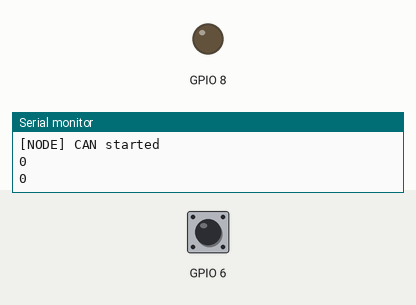
The program below on a simulated ESP32-C3. On the bench: output pins drawn as LEDs (lit = HIGH), the last lines printed to the serial monitor. Inputs (shaded band) come from the test bench; at power-on: GPIO 6 HIGH. No CAN messages arrive unless stated.

Above: at 1.4 s.
1.5 s: GPIO 6 pulled LOW for 0.15 s
At 3.3 s:
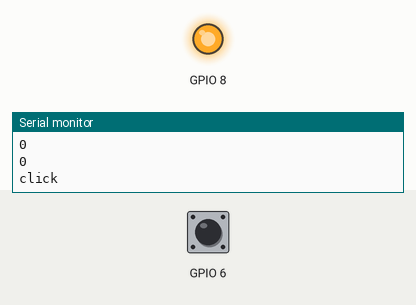
3.6 s: GPIO 6 pulled LOW for 1 s
At 6.3 s:
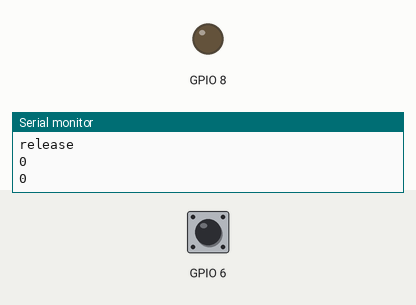
Timing chart, 0 to 7.8 s (numbered marks = the images above; inputs shaded):
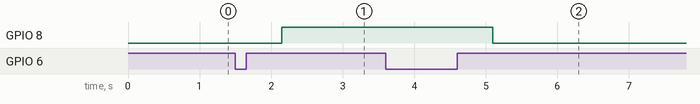

The program:

main.cpp
```cpp
#include <Arduino.h>
#include "driver/twai.h"
#include <stdint.h>
#include <string.h>
#include "./config/constants.h"
#include "debug_serial.h"
#include "./can/can_bus.h"
#include "./node/node.h"

void setup()
{
  setup_serial();
  delay(200);

  debug_print_text("[NODE] boot");

  const bool can_ok = setup_can();
  if (!can_ok)
  {
    debug_print_text("[NODE] CAN init failed");
  }
  else
  {
    debug_print_text("[NODE] CAN started");
  }

  setup_node();
}

void loop()
{
  loop_can();
  loop_node();
  delay(1);
}
```

can_bus.cpp
```cpp
#include <Arduino.h>
#include "driver/twai.h"
#include <stdint.h>
#include <string.h>
#include "can_bus.h"
#include "../config/constants.h"
#include "debug_serial.h"
#include "can_parser.h"
#include "can_tx.h"
#include "./node/node.h"

static bool should_accept_msg(uint32_t can_id)
{

    const uint8_t dst = can_dst_from_id(can_id);
    return (dst == NODE_ID) || (dst == BROADCAST_NODE_ID);
}

bool setup_can()
{
    twai_general_config_t g_config = TWAI_GENERAL_CONFIG_DEFAULT(
        CAN_TX_PIN,
        CAN_RX_PIN,
        TWAI_MODE_NORMAL);

    g_config.rx_queue_len = 32;
    g_config.tx_queue_len = 16;
    g_config.alerts_enabled = TWAI_ALERT_NONE;
    g_config.clkout_divider = 0;

    twai_timing_config_t t_config = TWAI_TIMING_CONFIG_50KBITS();
    twai_filter_config_t f_config = TWAI_FILTER_CONFIG_ACCEPT_ALL();

    if (twai_driver_install(&g_config, &t_config, &f_config) != ESP_OK)
    {
        return false;
    }

    if (twai_start() != ESP_OK)
    {
        twai_driver_uninstall();
        return false;
    }

    next_heartbeat_ms = millis() + HEARTBEAT_JITTER_MS;

    return true;
}

static void route_message(const CanMessage &msg)
{
    switch (msg.type)
    {
    case MessageType::Query:
        break;
    default:
        break;
    }
}

static void handle_query_message(const CanMessage &msg)
{
    if (msg.channel == 0)
    {
        send_heartbeat();
    }
}

static void process_can_rx()
{
    twai_message_t msg;
    while (twai_receive(&msg, 0) == ESP_OK)
    {
        debug_print_can_frame("[NODE] RX CAN", msg);
        if (!msg.extd)
        {
            debug_print_text("[NODE] drop: non-extended frame");
            continue;
        }

        if (!should_accept_msg(msg.identifier))
        {
            debug_print_text("[NODE] drop: filtered by DST");
            continue;
        }

        CanMessage parsedMessage = parse_can_frame(msg);
        handle_message(parsedMessage);
    }
}

void loop_can()
{
    process_can_rx();

    unsigned long now = millis();
    if (now >= next_heartbeat_ms)
    {
        send_heartbeat();
    }
}
```

can_bus.h
```cpp
#pragma once
#include "can_message.h"

bool setup_can();
void loop_can();
```

can_message.h
```cpp
#pragma once

#include <Arduino.h>

enum class MessageType : uint8_t
{
    Command = 0x0,
    Status = 0x1,
    Event = 0x2,
    Query = 0x3,
    Acknowledge = 0x4,
    HeartBeat = 0x5,
    Alarm = 0x6
};

enum class MessagePriority : uint8_t
{
    Alarm = 0,
    Command = 3,
    Status = 5,
    Heartbeat = 7
};

struct CanMessage
{
    MessagePriority priority;
    uint8_t src;
    uint8_t dst;
    MessageType type;
    uint8_t channel;
    uint8_t payload[8];
    uint8_t payload_len;
};

struct CommandMessage
{
    uint8_t dst;
    uint8_t channel;
    uint8_t payload[8];
    uint8_t payload_len;
};

struct EventMessage
{
    uint8_t dst;
    uint8_t channel;
    uint8_t payload[8];
    uint8_t payload_len;
};

struct StatusMessage
{
    uint8_t channel;
    uint8_t payload[8];
    uint8_t payload_len;
};
```

can_parser.cpp
```cpp
#include "can_parser.h"

CanMessage parse_can_frame(const twai_message_t &frame)
{
    CanMessage msg{};

    const uint32_t id = frame.identifier;

    msg.priority = can_priority_from_id(id);
    msg.src = can_src_from_id(id);
    msg.dst = can_dst_from_id(id);
    msg.type = can_type_from_id(id);
    msg.channel = can_channel_from_id(id);

    msg.payload_len = frame.data_length_code;

    memcpy(msg.payload, frame.data, msg.payload_len);

    return msg;
}

 bool can_id_is_valid_29(uint32_t can_id)
{
    return (can_id & ~0x1FFFFFFFUL) == 0;
}

 MessagePriority can_priority_from_id(uint32_t can_id)
{
    return static_cast<MessagePriority>((can_id >> 26) & 0x07);
}
 uint8_t can_src_from_id(uint32_t can_id)
{
    return (can_id >> 18) & 0xFF;
}
 uint8_t can_dst_from_id(uint32_t can_id)
{
    return (can_id >> 10) & 0xFF;
}
 MessageType can_type_from_id(uint32_t can_id)
{
    return static_cast<MessageType>((can_id >> 6) & 0x0F);
}
 uint8_t can_channel_from_id(uint32_t can_id)
{
    return can_id & 0x3F;
}
```

can_parser.h
```cpp
#pragma once

#include "can_message.h"
#include "driver/twai.h"

CanMessage parse_can_frame(
    const twai_message_t &frame);

 uint8_t can_dst_from_id(uint32_t id);
 uint8_t can_src_from_id(uint32_t id);
 MessageType can_type_from_id(uint32_t can_id);
 uint8_t can_channel_from_id(uint32_t id);
 MessagePriority can_priority_from_id(uint32_t can_id);
```

can_tx.cpp
```cpp
#include <Arduino.h>
#include "driver/twai.h"
#include "can_tx.h"
#include "../config/constants.h"
#include "./debug_serial.h"
#include "./node/node.h"

uint32_t build_can_id(const CanMessage &msg)
{
    return ((static_cast<uint32_t>(msg.priority) & 0x07) << 26) |
           ((msg.src & 0xFF) << 18) |
           ((msg.dst & 0xFF) << 10) |
           ((static_cast<uint32_t>(msg.type) & 0x0F) << 6) |
           (msg.channel & 0x3F);
}

bool send_message(const CanMessage &msg)
{
    if (ENABLE_DEBUG_LOOPBACK)
    {
        handle_message(const_cast<CanMessage &>(msg));
    }

    twai_message_t frame{};

    frame.extd = 1;
    frame.identifier = build_can_id(msg);

    frame.data_length_code = msg.payload_len;

    memcpy(
        frame.data,
        msg.payload,
        msg.payload_len);
    debug_print_can_frame("[NODE] send message", frame);

    esp_err_t result = twai_transmit(&frame, pdMS_TO_TICKS(100));
    debug_print_text(String(result).c_str());
    return result == ESP_OK;
}

unsigned long next_heartbeat_ms = 0;

bool send_heartbeat()
{
    next_heartbeat_ms = millis() + HEARTBEAT_INTERVAL_MS;

    CanMessage message = {};
    message.priority = MessagePriority::Heartbeat;
    message.src = NODE_ID;
    message.dst = BROADCAST_NODE_ID;
    message.type = MessageType::HeartBeat;
    message.channel = 0;
    message.payload_len = 0;

    return send_message(message);
}

bool send_event(const EventMessage &event)
{
    CanMessage message = {};

    message.src = NODE_ID;
    message.type = MessageType::Event;
    message.priority = MessagePriority::Command;

    message.channel = event.channel;
    message.dst = event.dst;

    message.payload_len = event.payload_len;
    memcpy(
        message.payload,
        event.payload,
        event.payload_len);

    return send_message(message);
}

bool send_command(const CommandMessage &command)
{
    CanMessage message = {};

    message.src = NODE_ID;
    message.type = MessageType::Command;
    message.priority = MessagePriority::Command;

    message.channel = command.channel;
    message.dst = command.dst;

    message.payload_len = command.payload_len;
    memcpy(
        message.payload,
        command.payload,
        command.payload_len);

    return send_message(message);
}

bool send_status(const StatusMessage &status)
{
    CanMessage message = {};

    message.src = NODE_ID;
    message.type = MessageType::Status;
    message.priority = MessagePriority::Status;

    message.dst = BROADCAST_NODE_ID;

    message.channel = status.channel;
    message.payload_len = status.payload_len;
    memcpy(
        message.payload,
        status.payload,
        status.payload_len);

    return send_message(message);
}
```

can_tx.h
```cpp
#pragma once

#include "can_message.h"

bool send_heartbeat();

bool send_event(const EventMessage &event);

bool send_command(const CommandMessage &command);

bool send_status(const StatusMessage &status);

bool send_message(const CanMessage &msg);

extern unsigned long next_heartbeat_ms;
```

button_channel.cpp
```cpp
#include "button_channel.h"
#include <Arduino.h>
#include "./can/can_tx.h"
#include "./config/constants.h"
#include "./debug_serial.h"
#define DEBOUNCE_TIMEOUT_MS 30
#define LONG_PRESS_MS 500
#define PRESS_REPEAT_MS 2000
#define CONTINUOUS_MODE_CLICK_TIMEOUT 500
#define CONTINUOUS_MODE_LONG_CLICK_TIMEOUT 1000
#define DOUBLE_CLICK_TIMEOUT 250

ButtonChannel::ButtonChannel(int pin, uint8_t channel)
{
    _pin = pin;
    _channel = channel;
}

void ButtonChannel::setup()
{

    pinMode(_pin, INPUT_PULLUP);
}

void ButtonChannel::loop()
{
    bool current_state =
        digitalRead(_pin);
    unsigned long now = millis();
    if (current_state != _last_state)
    {

        if (now - _last_change_ms >= DEBOUNCE_TIMEOUT_MS)
        {
            _last_change_ms = now;
            _last_state = current_state;

            if (current_state == LOW)
            {
                handle_press();
            }
            else
            {
                handle_release();
            }
        }
    }

    if (!_pressed)
    {

        if (_click_count > 0)
        {
            unsigned long releasedTime = now - _release_time;
            if (releasedTime > DOUBLE_CLICK_TIMEOUT)
            {
                if (_click_count > 1)
                {
                    emit_event(ButtonPressType::DoubleClick);
                    debug_print_text("double click");
                }
                else
                {
                    emit_event(ButtonPressType::Click);
                    debug_print_text("click (timeout)");
                }
                _click_count = 0;
            }
        }

        return;
    }

    unsigned long durationFromFirstPress = now - _press_time;

    if (durationFromFirstPress >= _continuous_mode_timeout && _status != ButtonStatus::Continuous)
    {
        _status = ButtonStatus::Continuous;
        debug_print_text("continuous");
        emit_event(ButtonPressType::ContinuousPress);
    }

    unsigned long durationFromLastPress = now - _last_press_event_ms;
    if (_pressed && _status == ButtonStatus::Continuous && durationFromLastPress >= PRESS_REPEAT_MS)
    {
        _last_press_event_ms = now;
        emit_event(ButtonPressType::ContinuousPress);
        debug_print_text("continuous");
    }
}

void ButtonChannel::register_action(ButtonAction action)
{
    if (_action_count >= MAX_ACTIONS)
    {
        return;
    }

    if (action.pressType == ButtonPressType::Click && _continuous_mode_timeout < CONTINUOUS_MODE_CLICK_TIMEOUT)
    {
        _continuous_mode_timeout = CONTINUOUS_MODE_CLICK_TIMEOUT;
    }
    else if (action.pressType == ButtonPressType::LongClick)
    {
        _continuous_mode_timeout = CONTINUOUS_MODE_LONG_CLICK_TIMEOUT;
    }

    if (action.pressType == ButtonPressType::DoubleClick)
    {
        _has_dobule_click = true;
    }

    _actions[_action_count] = action;
    _action_count++;
}
void ButtonChannel::handle_message(CanMessage &message)
{
}

void ButtonChannel::handle_press()
{
    _pressed = true;
    _press_time = millis();
    _last_press_event_ms = _press_time;
    _status = ButtonStatus::Pressed;
    debug_print_text("pressed");
}

void ButtonChannel::handle_release()
{
    _release_time = millis();
    _pressed = false;
    debug_print_text("idle");
    if (_status == ButtonStatus::Continuous)
    {
        debug_print_text("release");
        emit_event(ButtonPressType::Release);
        _status = ButtonStatus::Idle;

        return;
    }
    _status = ButtonStatus::Idle;

    uint32_t duration = millis() - _press_time;

    if (duration >= LONG_PRESS_MS)
    {
        emit_event(ButtonPressType::LongClick);
        debug_print_text("long click");
    }
    else
    {
        if (!_has_dobule_click)
        {
            emit_event(ButtonPressType::Click);
            debug_print_text("click");
            _click_count = 0;
        }
        else
        {
            _click_count++;
        }
    }
}

void ButtonChannel::emit_event(ButtonPressType type)
{
    for (uint8_t i = 0; i < _action_count; i++)
    {
        ButtonAction &action = _actions[i];
        if (action.pressType == type)
        {
            ButtonChannel::handle_action(action);
        }
    }
}

void ButtonChannel::handle_action(ButtonAction &action)
{
    switch (action.actionType)
    {
    case ButtonActionType::SendCommand:
    {
        CommandMessage commandMessage = {};
        commandMessage.channel = action.command_channel;
        commandMessage.dst = action.command_dst;

        commandMessage.payload_len = action.command_payload_len;
        memcpy(
            commandMessage.payload,
            action.command_payload,
            action.command_payload_len);
        send_command(commandMessage);

        break;
    }
    case ButtonActionType::SendEvent:
    {
        EventMessage eventMessage = {};
        eventMessage.channel = _channel;
        eventMessage.dst = action.event_dst;
        eventMessage.payload[0] = static_cast<uint8_t>(action.pressType);
        eventMessage.payload_len = 1;
        send_event(eventMessage);
        break;
    }
    default:
        break;
    }
}
```

button_channel.h
```cpp
#pragma once
#include <Arduino.h>
#include "./can/can_message.h"

enum class ButtonPressType : uint8_t
{
    ContinuousPress = 0,
    Release = 1,
    Click = 2,
    LongClick = 3,
    DoubleClick = 4
};

enum class ButtonActionType : uint8_t
{
    None,
    SendCommand,
    SendEvent
};

enum class ButtonStatus : uint8_t
{
    Idle,
    Pressed,
    Continuous
};

struct ButtonAction
{
    ButtonPressType pressType;
    ButtonActionType actionType = ButtonActionType::None;
    uint8_t command_dst = 0;
    uint8_t command_channel = 0;
    uint8_t command_payload[8] = {};
    uint8_t command_payload_len = 0;
    uint8_t event_dst = 0;
};

class ButtonChannel
{
public:
    ButtonChannel(int pin, uint8_t channel);
    void setup();
    void loop();

    void register_action(ButtonAction action);
    void handle_message(CanMessage &message);

private:
    int _pin;
    uint8_t _channel;
    static constexpr uint8_t MAX_ACTIONS = 10;
    ButtonAction _actions[MAX_ACTIONS];
    uint8_t _action_count = 0;
    bool _has_dobule_click = false;
    uint8_t _click_count = 0;

    void handle_press();
    void handle_release();
    bool _last_state = HIGH;
    unsigned long _last_change_ms = 0;
    bool _pressed = false;
    uint32_t _press_time = 0;
    uint32_t _release_time = 0;
    unsigned long _last_press_event_ms = 0;

    ButtonStatus _status = ButtonStatus::Idle;
    unsigned long _continuous_mode_timeout = 0;

    void emit_event(ButtonPressType type);
    void handle_action(ButtonAction &action);
};
```

dimmer_channel.h
```cpp
#pragma once
#include <Arduino.h>
#include "./can/can_message.h"

enum class DimmerActionType : uint8_t
{
    Off = 0,
    On = 1,
    Toggle = 2,
    SetLevel = 3,
    ToggleLevel = 4,
    StepUp = 5,
    StepDown = 6,
    StartPushDimUp = 7,
    StartPushDimDown = 8,
    StartPushDimToggle = 9,
    StopPushDim = 10,

};

class DimmerChannel
{
public:
    DimmerChannel(int pin, uint8_t channel, uint8_t default_brightness);
    void setup();
    void loop();

    void handle_message(CanMessage &message);

private:
    int _pin;
    uint8_t _channel;
    uint8_t _pwm_channel;
    uint8_t _default_brightness;

    uint8_t _current_brightness = 0;
    uint8_t _start_brightness = 0;
    uint8_t _target_brightness = 0;
    uint32_t _transition_start_ms = 0;
    uint32_t _transition_duration_ms = 500;
    bool _transition_active = false;

    void setBrightness(uint8_t brightness, uint32_t transition_ms);

    void sendStatusUpdate();

    void brightnessUpdateLoop();

    void pushDimLoop();

    void toggleBrightness(uint8_t brightness, uint32_t transition_ms);

    void toggle(uint32_t transition_ms);

    void stepBrightness(int8_t value, uint32_t transition_ms);

    void handleCommand(uint8_t payload[8], uint8_t payload_len);

    bool _push_dim_active = false;
    int8_t _push_dim_direction = 0;
    unsigned long _last_push_dim_ms = 0;
    int8_t _last_push_dim_direction = 1;
    unsigned long _push_dim_started_ms = 0;
    uint8_t _push_dim_step = 2;

    void startPushDimUp(uint8_t step);
    void startPushDimDown(uint8_t step);
    void startPushDimToggle(uint8_t step);
    void stopPushDim();
};
```

debug_serial.cpp
```cpp
#include <Arduino.h>
#include "driver/twai.h"

#include "debug_serial.h"
#include "./config/constants.h"

void setup_serial()
{
    Serial.begin(SERIAL_BAUD);
}

static void debug_print_hex_byte(uint8_t value)
{
    if (value < 0x10)
    {
        Serial.print('0');
    }
    Serial.print(value, HEX);
}
void debug_print_can_frame(const char *prefix, const twai_message_t &msg)
{
    return;
    if (!DEBUG_SERIAL)
    {
        return;
    }

    Serial.print(prefix);
    Serial.print(" id=0x");
    Serial.print(msg.identifier, HEX);
    Serial.print(" extd=");
    Serial.print(msg.extd ? 1 : 0);
    Serial.print(" rtr=");
    Serial.print(msg.rtr ? 1 : 0);
    Serial.print(" dlc=");
    Serial.print(msg.data_length_code);
    Serial.print(" data=");

    for (uint8_t i = 0; i < msg.data_length_code; i++)
    {
        if (i > 0)
        {
            Serial.print(' ');
        }
        debug_print_hex_byte(msg.data[i]);
    }

    Serial.println();
}
void debug_print_text(const char *text)
{
    if (!DEBUG_SERIAL)
    {
        return;
    }

    Serial.println(text);
}
```

debug_serial.h
```cpp
#pragma once
#include <Arduino.h>
#include "driver/twai.h"

void setup_serial();
void debug_print_can_frame(const char *prefix, const twai_message_t &msg);
void debug_print_text(const char *text);
```

node.h
```cpp
#include <Arduino.h>
#include "../can/can_message.h"

void handle_message(CanMessage &message);
void loop_node();
void setup_node();
```

constants.h
```cpp
#pragma once
#include <Arduino.h>

static constexpr uint8_t BROADCAST_NODE_ID = 255;
static constexpr uint8_t GATEWAY_NODE_ID = 254;
static constexpr uint8_t NODE_ID = 1;
static constexpr bool DEBUG_SERIAL = true;
static constexpr bool ENABLE_DEBUG_LOOPBACK = true;

static constexpr gpio_num_t CAN_TX_PIN = (gpio_num_t)0;
static constexpr gpio_num_t CAN_RX_PIN = (gpio_num_t)1;
static constexpr uint32_t SERIAL_BAUD = 2000000;

static constexpr unsigned long HEARTBEAT_INTERVAL_MS = 30000;
static constexpr unsigned long HEARTBEAT_JITTER_MS = NODE_ID * 150;
```

Source omitted: dimmer_channel.cpp (6757 bytes), node.cpp (2299 bytes)

Measured:
- after the input at 1.5 s, GPIO 8: LOW → HIGH after 0.65 s
- after the input at 3.6 s, GPIO 8: HIGH → LOW after 1.5 s
